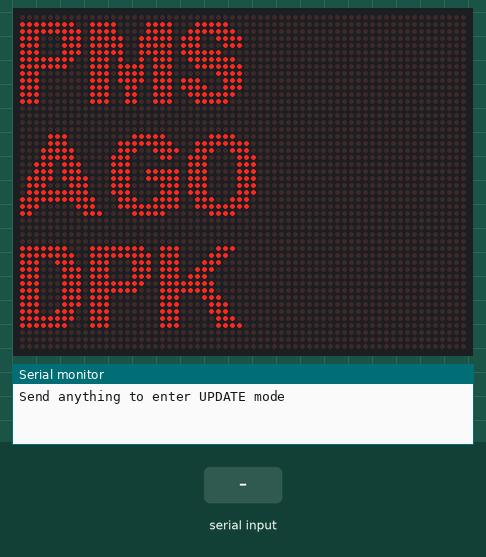
The sketch below on a simulated Arduino Uno, built with avr-gcc and run on an emulated ATmega328P. Shown: 64×48 LED matrix, the last lines printed to the serial monitor. Inputs (shaded band) come from the test bench. EEPROM starts erased.

Above: at 1.2 s.
1.3 s: "1" received over Serial
4.3 s: "0" received over Serial
At 5.4 s:
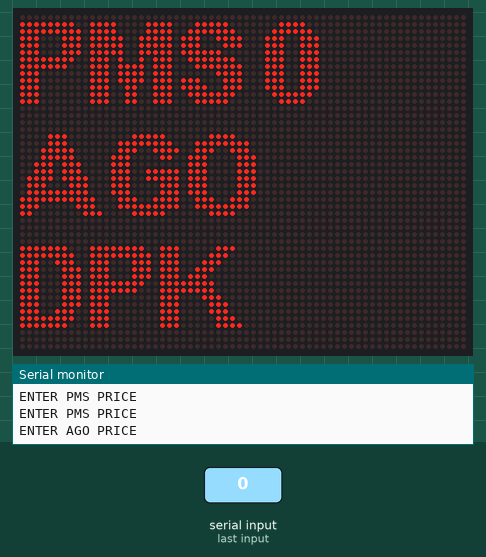
6.6 s: "2" received over Serial
At 8.2 s:
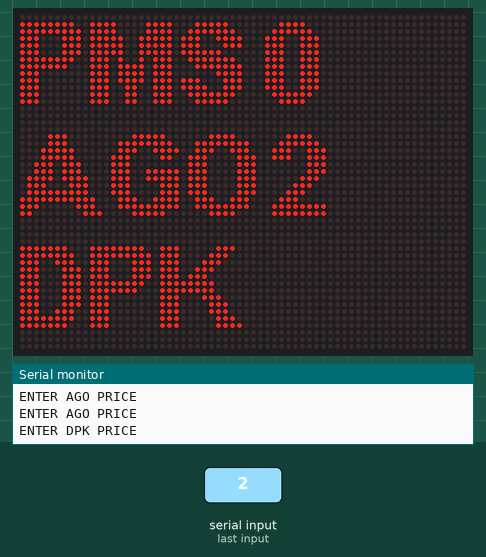
8.7 s: "1" received over Serial
At 9.8 s:
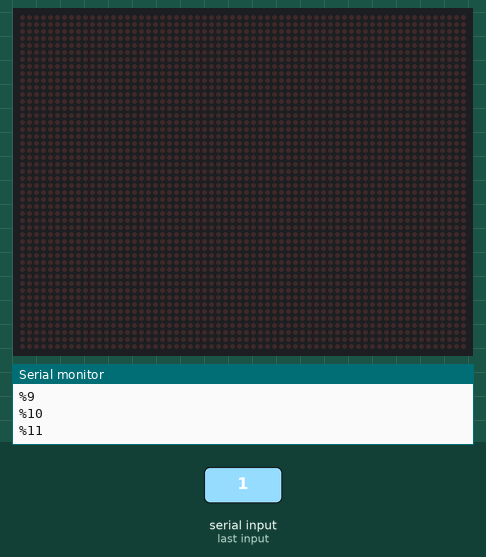
Timing chart, 0 to 11.7 s (numbered marks = the images above; inputs shaded):
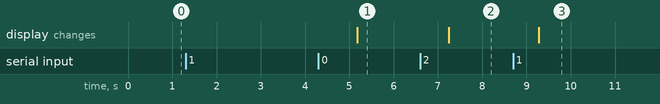

The sketch:

GasStation1.ino
```cpp
/*
 * This program runs for two boards per segment
 * with a total of three segments:
 * PMS 145
 * AGO 185
 * DPK 120
 */
#include <SPI.h>
#include <DMD.h>
#include <TimerOne.h>
#include <SoftReset.h>
#include <EEPROMAnything.h>
#include "Arial_black_16.h"

#define DISPLAYS_ACROSS 2
#define DISPLAYS_DOWN 3
#define max_char 10
DMD dmd(DISPLAYS_ACROSS, DISPLAYS_DOWN);

char _PMS[max_char];
char _AGO[max_char];
char _DPK[max_char];
char r_char;
byte index = 0;
int count = 0;
int i;

void ScanDMD()
{
  dmd.scanDisplayBySPI();
}

void setup(void)
{
   Timer1.initialize( 5000 );
   Timer1.attachInterrupt( ScanDMD );

   dmd.clearScreen( true );
   Serial.begin(9600);

   Serial.println("Send anything to enter UPDATE mode");

   EEPROM_readAnything(0, _PMS);
   EEPROM_readAnything(5, _AGO);
   EEPROM_readAnything(10, _DPK);
}

void loop(void)
{
  if(Serial.available())
   {
        index=0;
        count++;
   }

    while(Serial.available() > 0)
    {
      dmd.clearScreen(true);

      if(count == 1)
      {
          if(index < (max_char-1))
       {
           r_char = Serial.read();
           index++;
       }
      }

      if(count == 2)
      {
          if(index < (max_char-1))
       {
           r_char = Serial.read();
           _PMS[index] = r_char;
           index++;
       }
      }

      if(count == 3)
      {
          if(index < (max_char-1))
       {
           r_char = Serial.read();
           _AGO[index] = r_char;
           index++;
       }
      }

      if(count == 4)
      {
       if(index < (max_char-1))
       {
           r_char = Serial.read();
           _DPK[index] = r_char;
           index++;
       }
      }
   }

   if(count == 1) {
    Serial.println();
    Serial.println();
    Serial.println("ENTER PMS PRICE");}
   if(count == 2) {
    Serial.println();
    Serial.println();
    Serial.println("ENTER AGO PRICE");}
   if(count == 3) {
    Serial.println();
    Serial.println();
    Serial.println("ENTER DPK PRICE");}
   if(count == 4) {
    for(int k=0;k<101;k++){
      Serial.println(k);
      Serial.print("%");
      delay(50);
    }
    delay(1000);
    Serial.println();
    Serial.println();
    EEPROM_writeAnything(0, _PMS);
    EEPROM_writeAnything(5, _AGO);
    EEPROM_writeAnything(10, _DPK);
    Serial.println("MESSAGE UPDATED!");
    count = 8;
   }


   dmd.selectFont(Arial_Black_16);
   dmd.drawString(0,0,"PMS",3,GRAPHICS_NORMAL);
   dmd.drawString(0,16,"AGO",3,GRAPHICS_NORMAL);
   dmd.drawString(0,32,"DPK",3,GRAPHICS_NORMAL);

   dmd.drawString(35,0,_PMS, 3,GRAPHICS_NORMAL);
   dmd.drawString(36,16,_AGO,3,GRAPHICS_NORMAL);
   dmd.drawString(35,32,_DPK,3,GRAPHICS_NORMAL);
   delay(1000);
}
```

Measured:
- after the input at 4.3 s, the display: changes after 0.88 s (image 1)
- after the input at 6.6 s, the display: changes after 0.64 s (image 2)
- after the input at 8.7 s, the display: changes after 0.58 s (image 3)
